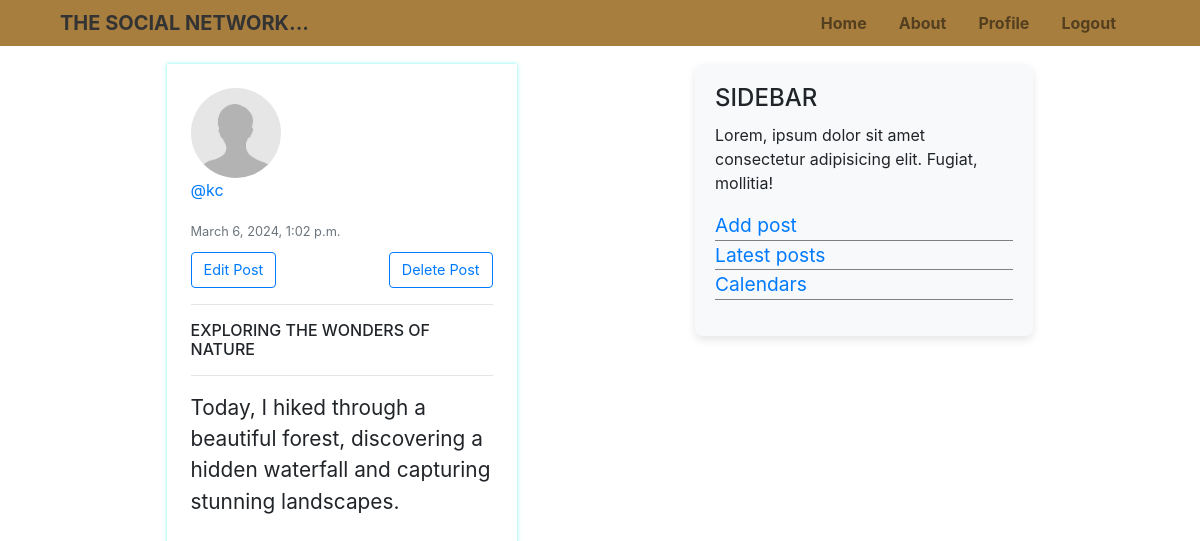
/post/1/details (signed in), run on the app's committed database.
### blogapp/models.py (models this page shows, shortened)
class Post(models.Model):
    title = models.CharField(max_length=100)
    content = models.TextField()
    date_posted = models.DateTimeField(default=timezone.now) #uses the system timezone settings
    author = models.ForeignKey(User, on_delete=models.CASCADE)

### users/models.py (models this page shows, shortened)
class Profile(models.Model):
    user = models.OneToOneField(User,on_delete=models.CASCADE)
    image = models.ImageField(default='default.png', upload_to='profile_pics')

### blogapp/views.py (the view)
# urls.py: path("post/<int:pk>/details", views.PostDetail.as_view(), name='post-detail'),      # TO VIEW FULL DETAILS ABOUT ANY POST
class PostDetail(LoginRequiredMixin, DetailView):
    model = Post
    template_name = 'blogapp/post_details.html'
    context_object_name = 'post'

### blogapp/templates/blogapp/post_details.html (shortened to what this page needs)
{% extends 'blogapp/index.html'%}
{% block content%}
    <div class="post-details">
        <img src="{{post.author.profile.image.url}}" alt="dp" class="rounded-circle dp">
        <div class="media-body">
            <p class="author"><a href="{% url 'blog-profile' post.author post.author.profile.pk %}" class="author">@{{post.author}}</a></p>
            <small class="text-muted">
                {{post.date_posted}}
            </small>
            {% if post.author == request.user %}
                <div class="post-edit-delete">
                    <a href="{% url 'post-update' post.pk %}" class="btn btn-outline-primary" role="button">Edit Post</a>
                    <a href="{% url 'post-delete' post.pk %}" class="btn btn-outline-primary" role="button">Delete Post</a>
                </div>
            {% endif %}
        </div>
        <hr>
        <h4 class="post-title">{{post.title}}</h4>
        <hr>
        <p class="post-content">{{post.content}}</p>
    </div>
{% endblock content %}

### blogapp/static/css/index.css (style rules this page uses)
* { padding: 0; margin: 0; box-sizing: border-box; }
.btn { font-size: .9rem; }
.dp { width: 90px; height: 90px; }
.post-title { text-transform: uppercase; font-size: 1rem; }
.post-content { font-size: 1.3rem; }
.post-details { width: 350px; box-shadow: 0 0 4px rgb(122, 245, 239); padding: 1.5rem; }
.post-edit-delete { display: flex; justify-content: space-between; align-items: center; padding-top: 10px; }

### data on the page
Post: author.profile.image (placeholder picture), author "kc", date_posted "March 6, 2024, 1:02 p.m.", title "EXPLORING THE WONDERS OF NATURE", content "Today, I hiked through a beautiful forest, discovering a hidden waterfall and capturing stunning landscapes."
